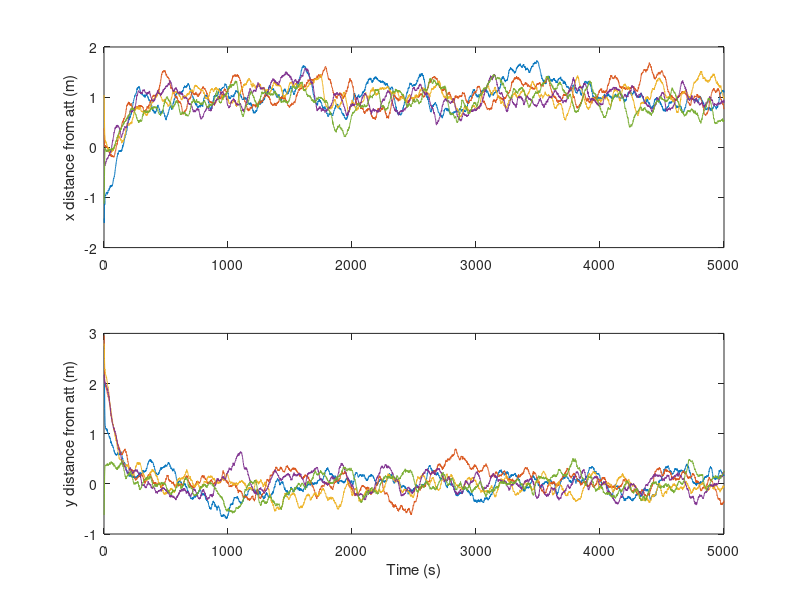

Here is the MATLAB script that generated this plot:
M = csvread('testError40.txt');

x = M(1:2:end,:); % odd matrix (x position)
y = M(2:2:end,:); % even matrix (y position)
xmean = mean(x);  % odd matrix
ymean = mean(y);  % odd matrix

xmean_40 = xmean;
ymean_40 = ymean;

subplot(2,1,1);
plot(x');
% plot(xmean);
ylabel('x distance from att (m)')
subplot(2,1,2);
plot(y');
% plot(ymean);
xlabel('Time (s)');
ylabel('y distance from att (m)')

% Save Data
save('mean.mat','xmean_40', 'ymean_40', '-append')
